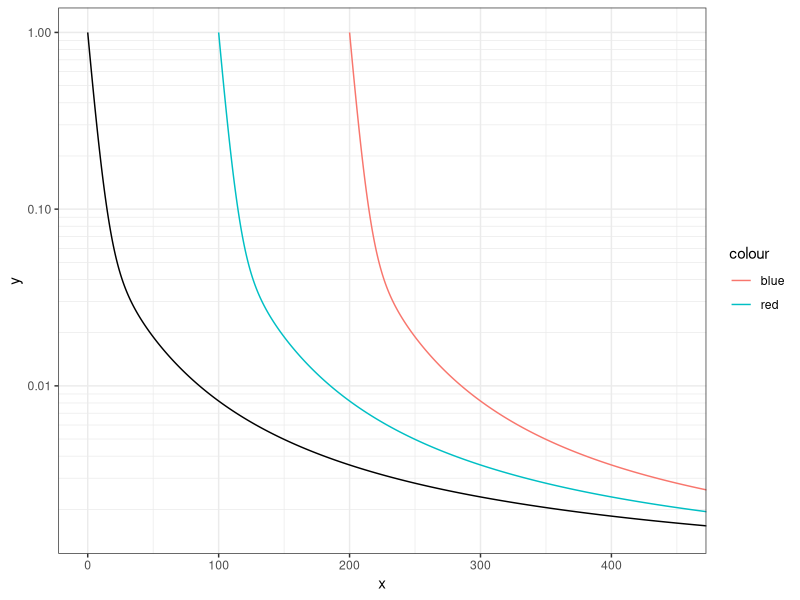
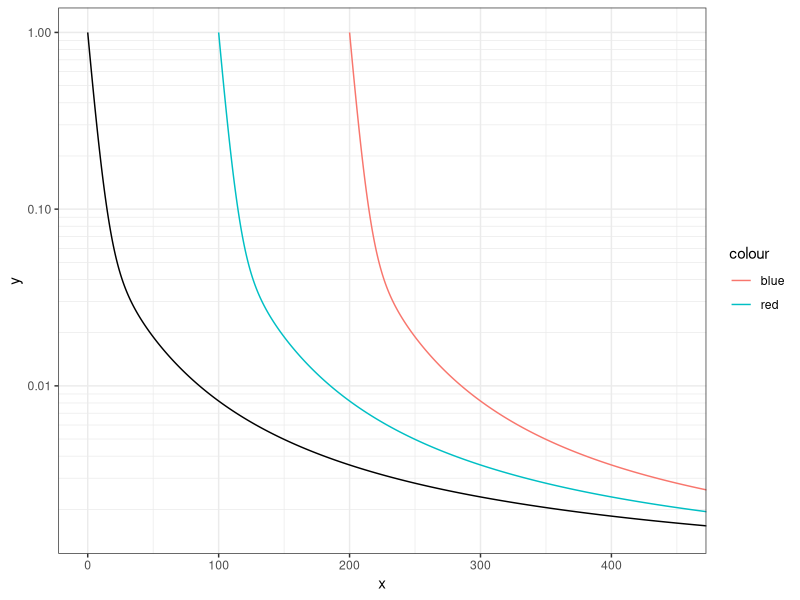

The R script that drew these images, in order:
library(ggplot2)
setwd(dirname(rstudioapi::getActiveDocumentContext()$path))

log10_minor_break = function (...){
  function(x) {
    minx         = floor(min(log10(x), na.rm=T))-1;
    maxx         = ceiling(max(log10(x), na.rm=T))+1;
    n_major      = maxx-minx+1;
    major_breaks = seq(minx, maxx, by=1)
    minor_breaks = 
      rep(log10(seq(1, 9, by=1)), times = n_major)+
      rep(major_breaks, each = 9)
    return(10^(minor_breaks))
  }
}

f=function(x){
  mix=c(0.8, 0.02, 0.02,0.16)
  timescale=c(4, 30, 60, 1000)
  y=0
  for(i in 1:length(mix)){
  y=y+mix[i]*exp(-x/timescale[i])  
  }
  return(y)
}
g=function(x){0.9*exp(-x/5) + 0.1*exp(-x/(20+x/5))}
tp=seq(0,500,0.1)

d=data.frame(x=tp, y=g(tp))

p=ggplot(d, aes(x, y=y)) + geom_line() +scale_y_log10(minor_breaks =log10_minor_break()) + theme_bw() + xlim(0,500) +
  geom_line(aes(x=x+100, y=y, colour="red")) +
  geom_line(aes(x=x+200, y=y, colour="blue")) +
  coord_cartesian(xlim=c(0,450))

print(p)
pdf("Memcurve.pdf",width=7.2,height=4)
print(p)
dev.off()
